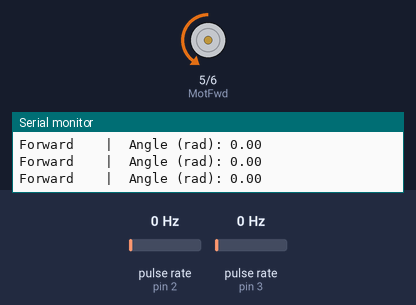
The sketch below on a simulated Arduino Uno, built with avr-gcc and run on an emulated ATmega328P. Shown: motor-driver pin pairs drawn as motors (green arrow = first pin HIGH = forward, orange = second pin HIGH = backward, longer = more drive), the last lines printed to the serial monitor. Wiring (inferred from the names in the program): 2 × pulse sensor: data pin 2 / data pin 3. The inputs (shaded band) are chosen by the test bench; at power-on: pulse rate (sensors on pin 2, pin 3) 0 Hz.

Above: at 1.2 s.
1.3 s: pulse rate (sensor on pin 2) set to 4 Hz
At 4.2 s:
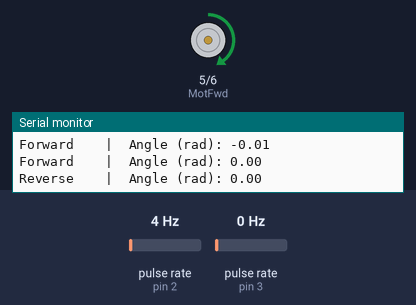
4.3 s: pulse rate (sensor on pin 3) set to 2 Hz
7.3 s: pulse rate (sensor on pin 2) set to 50 Hz
Timing chart, 0 to 14.0 s (numbered marks = the images above; inputs shaded):
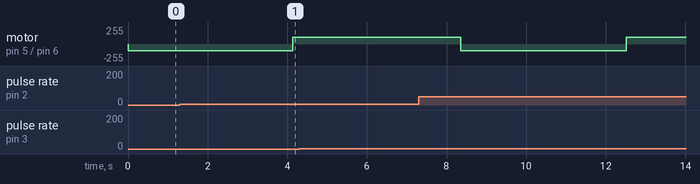

The sketch:

N20_motor_control.ino
```cpp
#define MotFwd  5  // Motor Forward pin
#define MotRev  6 // Motor Reverse pin
#define COUNTS_PER_REV 595.8  // from datasheet

unsigned long lastTime = 0;
float lastAngle = 0;
int encoderPin1 = 2; //Encoder Output 'A' must connected with intreput pin of arduino.
int encoderPin2 = 3; //Encoder Otput 'B' must connected with intreput pin of arduino.
volatile int lastEncoded = 0; // Here updated value of encoder store.
volatile long encoderValue = 0; // Raw encoder value

// Function to convert encoder value to radians
float getAngleRad() {
  return (2.0 * PI * encoderValue) / COUNTS_PER_REV;
}


float getAngularVelocity() {
  unsigned long currentTime = millis();
  float currentAngle = getAngleRad();
  float dt = (currentTime - lastTime) / 1000.0;  // in seconds

  float omega = (currentAngle - lastAngle) / dt;

  lastTime = currentTime;
  lastAngle = currentAngle;

  return omega;  // in rad/s
}


void setup() {

  pinMode(MotFwd, OUTPUT);
  pinMode(MotRev, OUTPUT);
  Serial.begin(9600); //initialize serial comunication

   pinMode(encoderPin1, INPUT_PULLUP);
  pinMode(encoderPin2, INPUT_PULLUP);

  digitalWrite(encoderPin1, HIGH); //turn pullup resistor on
  digitalWrite(encoderPin2, HIGH); //turn pullup resistor on

  //call updateEncoder() when any high/low changed seen
  //on interrupt 0 (pin 2), or interrupt 1 (pin 3)
  //attachInterrupt(0, updateEncoder, CHANGE);
  //attachInterrupt(1, updateEncoder, CHANGE);
  attachInterrupt(digitalPinToInterrupt(encoderPin1), updateEncoder, CHANGE);
  attachInterrupt(digitalPinToInterrupt(encoderPin2), updateEncoder, CHANGE);

}

void loop() {

for (int i = 0; i <= 120; i++){
//digitalWrite(MotFwd, LOW);
//digitalWrite(MotRev, HIGH);
analogWrite(MotFwd, 0);  // 60% duty cycle
analogWrite(MotRev, 100);    // Reverse off
float omega = getAngularVelocity();  // rad/s
float rpm = (omega * 60.0) / (2 * PI);  // convert to RPM
 Serial.print("Forward  ");
// Serial.println(encoderValue);
 Serial.print("  |  Angle (rad): ");
 Serial.println(getAngleRad());
//Serial.print(" | Angular Velocity (rad/s): ");
//Serial.println(getAngularVelocity());

//    Serial.print(" | RPM: ");
//    Serial.println(rpm);
}

delay(10);

for (int i = 0; i <= 120; i++){
//digitalWrite(MotFwd, HIGH);
// digitalWrite(MotRev, LOW);
analogWrite(MotFwd, 100);  // 60% duty cycle
analogWrite(MotRev, 0);    // Reverse off
//float omega = getAngularVelocity();  // rad/s
//float rpm = (omega * 60.0) / (2 * PI);  // convert to RPM
 Serial.print("Reverse  ");
// Serial.println(encoderValue);
 Serial.print("  |  Angle (rad): ");
 Serial.println(getAngleRad());
//Serial.print(" | Angular Velocity (rad/s): ");
//Serial.println(getAngularVelocity());
//    Serial.print(" | RPM: ");
//    Serial.println(rpm);
}

delay(10);

}

void updateEncoder(){
  int MSB = digitalRead(encoderPin1); //MSB = most significant bit
  int LSB = digitalRead(encoderPin2); //LSB = least significant bit

  int encoded = (MSB << 1) |LSB; //converting the 2 pin value to single number
  int sum  = (lastEncoded << 2) | encoded; //adding it to the previous encoded value

  if(sum == 0b1101 || sum == 0b0100 || sum == 0b0010 || sum == 0b1011) encoderValue --;
  if(sum == 0b1110 || sum == 0b0111 || sum == 0b0001 || sum == 0b1000) encoderValue ++;

  lastEncoded = encoded; //store this value for next time

}
```
